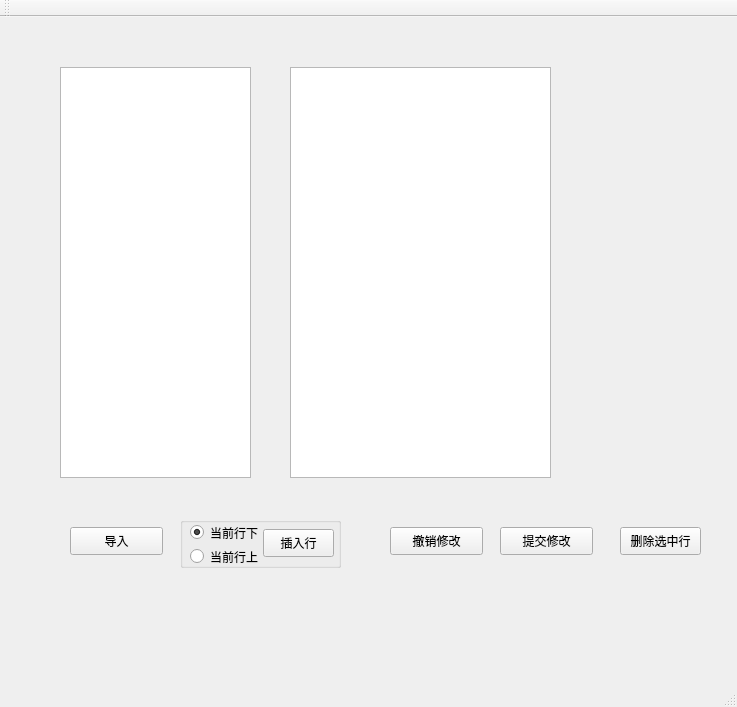
<?xml version="1.0" encoding="UTF-8"?>
<ui version="4.0">
 <class>FlyEditClass</class>
 <widget class="QMainWindow" name="FlyEditClass">
  <property name="geometry">
   <rect>
    <x>0</x>
    <y>0</y>
    <width>737</width>
    <height>707</height>
   </rect>
  </property>
  <property name="windowTitle">
   <string>FlyEdit</string>
  </property>
  <widget class="QWidget" name="centralWidget">
   <widget class="QPushButton" name="pushButton_Submit">
    <property name="geometry">
     <rect>
      <x>500</x>
      <y>510</y>
      <width>93</width>
      <height>28</height>
     </rect>
    </property>
    <property name="text">
     <string>提交修改</string>
    </property>
   </widget>
   <widget class="QPushButton" name="pushButton_Import">
    <property name="geometry">
     <rect>
      <x>70</x>
      <y>510</y>
      <width>93</width>
      <height>28</height>
     </rect>
    </property>
    <property name="text">
     <string>导入</string>
    </property>
   </widget>
   <widget class="QPushButton" name="pushButton_ReMod">
    <property name="geometry">
     <rect>
      <x>390</x>
      <y>510</y>
      <width>93</width>
      <height>28</height>
     </rect>
    </property>
    <property name="text">
     <string>撤销修改</string>
    </property>
   </widget>
   <widget class="QPushButton" name="pushButton_DeleRow">
    <property name="geometry">
     <rect>
      <x>620</x>
      <y>510</y>
      <width>81</width>
      <height>28</height>
     </rect>
    </property>
    <property name="text">
     <string>删除选中行</string>
    </property>
   </widget>
   <widget class="QGroupBox" name="groupBox">
    <property name="geometry">
     <rect>
      <x>180</x>
      <y>500</y>
      <width>161</width>
      <height>51</height>
     </rect>
    </property>
    <property name="title">
     <string/>
    </property>
    <widget class="QRadioButton" name="radioButton_Down">
     <property name="geometry">
      <rect>
       <x>10</x>
       <y>6</y>
       <width>81</width>
       <height>19</height>
      </rect>
     </property>
     <property name="text">
      <string>当前行下</string>
     </property>
     <property name="checked">
      <bool>true</bool>
     </property>
    </widget>
    <widget class="QRadioButton" name="radioButton_Up">
     <property name="geometry">
      <rect>
       <x>10</x>
       <y>30</y>
       <width>81</width>
       <height>19</height>
      </rect>
     </property>
     <property name="text">
      <string>当前行上</string>
     </property>
    </widget>
    <widget class="QPushButton" name="pushButton_InsRow">
     <property name="geometry">
      <rect>
       <x>83</x>
       <y>12</y>
       <width>71</width>
       <height>28</height>
      </rect>
     </property>
     <property name="text">
      <string>插入行</string>
     </property>
    </widget>
   </widget>
   <widget class="QTableView" name="tableView_Para1">
    <property name="geometry">
     <rect>
      <x>290</x>
      <y>50</y>
      <width>261</width>
      <height>411</height>
     </rect>
    </property>
    <property name="sizePolicy">
     <sizepolicy hsizetype="Expanding" vsizetype="Expanding">
      <horstretch>0</horstretch>
      <verstretch>0</verstretch>
     </sizepolicy>
    </property>
    <property name="dragEnabled">
     <bool>false</bool>
    </property>
   </widget>
   <widget class="QTreeView" name="treeView_paraList">
    <property name="geometry">
     <rect>
      <x>60</x>
      <y>50</y>
      <width>191</width>
      <height>411</height>
     </rect>
    </property>
   </widget>
  </widget>
  <widget class="QMenuBar" name="menuBar">
   <property name="geometry">
    <rect>
     <x>0</x>
     <y>0</y>
     <width>737</width>
     <height>23</height>
    </rect>
   </property>
  </widget>
  <widget class="QToolBar" name="mainToolBar">
   <attribute name="toolBarArea">
    <enum>TopToolBarArea</enum>
   </attribute>
   <attribute name="toolBarBreak">
    <bool>false</bool>
   </attribute>
  </widget>
  <widget class="QStatusBar" name="statusBar"/>
 </widget>
 <layoutdefault spacing="6" margin="11"/>
 <resources>
  <include location="flyedit.qrc"/>
 </resources>
 <connections/>
</ui>
